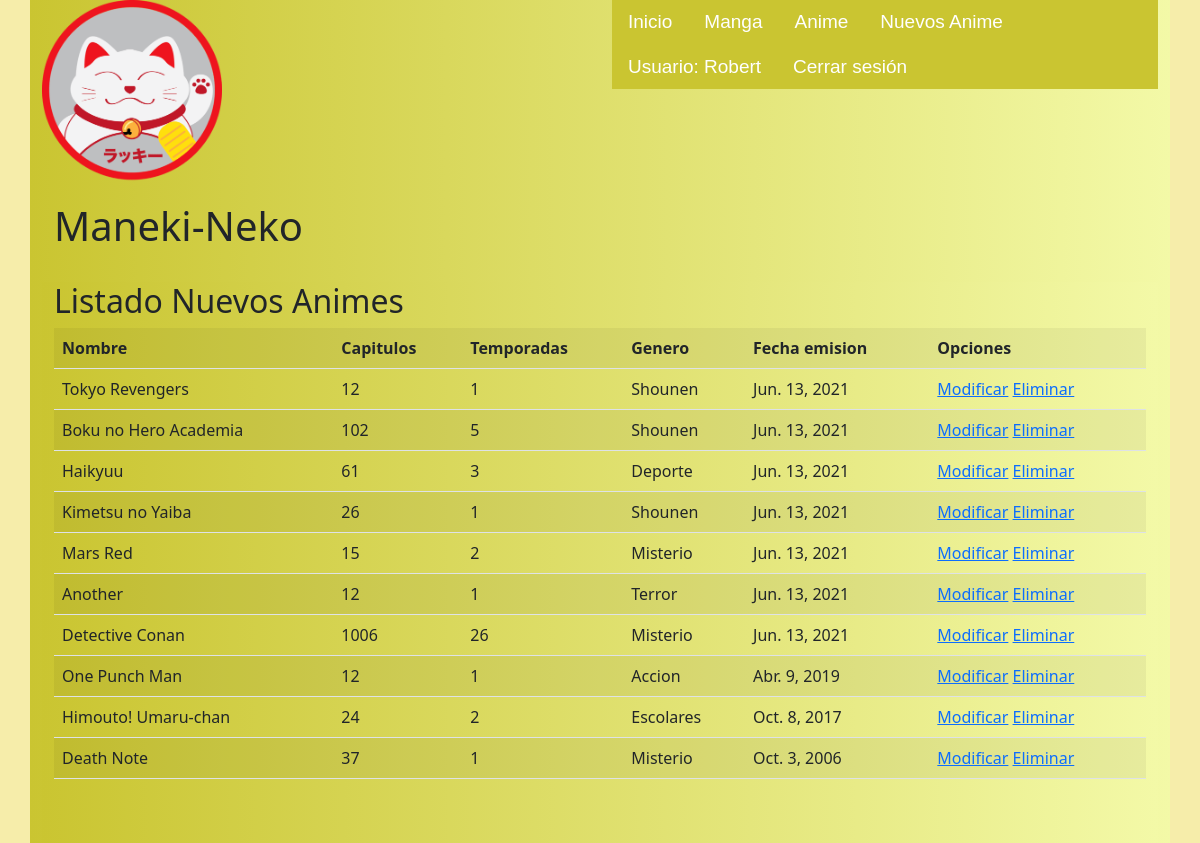
/listado-anime/ (signed in), run on the app's committed database.
### core/models.py (models this page shows, shortened)
class Anime(models.Model):
    nombre = models.CharField(max_length=200)
    capitulos = models.IntegerField(verbose_name="Capítulos")
    temporadas = models.IntegerField()
    genero = models.ForeignKey(Genero, on_delete=models.CASCADE)
    sinopsis = models.TextField(null=True, blank=True)
    fecha_emision = models.DateField()
    imagen = models.ImageField(null=True, blank=True)

class Genero(models.Model):
    nombre = models.CharField(max_length=80)
    def __str__(self):
        return self.nombre

### core/views.py (the view)
# urls.py: path('listado-anime/', listado_anime, name="listado_anime"),
def listado_anime(request):
    anime = Anime.objects.all()
    data = {
        'anime':anime
    }
    return render(request, 'core/listado_anime.html', data)

### core/templates/core/listado_anime.html (shortened to what this page needs)
<!doctype html>
<html lang="es">
<head>
    {% load static %}
    <link rel="stylesheet" href="https://cdnjs.cloudflare.com/ajax/libs/font-awesome/5.15.2/css/all.min.css" />
    <link href="https://cdn.jsdelivr.net/npm/bootstrap@5.0.0-beta3/dist/css/bootstrap.min.css" rel="stylesheet">
    <link rel="stylesheet" href="{% static 'core/css/anime.css'%}">
</head>
<body>
    <div class="container">
        <div class="row">
            <div class="col-sm">
                <a href="{% url 'home' %}">
                    <img src="{% static 'core/img/logo-manga.png' %}" alt="LOGO_FORO" style="width: 180px;">
                </a>
                <div class="col-md-6 text-center" style="margin-top: auto; margin-bottom: auto;">
                    <h1>Maneki-Neko</h1>
                </div>
            </div>
            <div class="col-sm">
                <ul class="nav">
                    <li class="nav-item">
                        <a class="nav-link Inicio" aria-current="page" href="{% url 'home' %}">Inicio</a>
                    </li>
                    <li class="nav-item">
                        <a class="nav-link" href="{% url 'manga' %}">Manga</a>
                    </li>
                    <li class="nav-item">
                        <a class="nav-link" href="{% url 'anime' %}">Anime</a>
                    </li>
                    <li class="nav-item">
                        <a class="nav-link" href="{% url 'nuevo_anime' %}">Nuevos Anime</a>
                    </li>
                    {% if user.is_authenticated %}
                    <li class="nav-item">
                        <a class="nav-link" href="#">Usuario: {{ user.username }}</a>
                    </li>
                    <li class="nav-item">
                        <a class="nav-link" href="{% url 'logout'%}">Cerrar sesión</a>
                    </li>
                    {% else %}
                    <li class="nav-item">
                        <a class="nav-link" href="{% url 'login' %}">Iniciar Sesion</a>
                    </li>
                    {% endif %}
                </ul>
            </div>
        </div>
        <br>
        <div class="container">
            <h2>Listado Nuevos Animes</h2>
            <table class="table table-striped">
                <tr>
                    <th>Nombre</th>
                    <th>Capitulos</th>
                    <th>Temporadas</th>
                    <th>Genero</th>
                    <th>Fecha emision</th>
                    <th>Opciones</th>
                </tr>
                {% for a in anime %}
                <tr>
                    <td>{{ a.nombre }}</td>
                    <td>{{ a.capitulos }}</td>
                    <td>{{ a.temporadas }}</td>
                    <td>{{ a.genero }}</td>
                    <td>{{ a.fecha_emision }}</td>
                    <td>
                        <a href="{% url 'modificar_anime' a.id %}">Modificar</a>
                        <a href="#" onclick="confirmarEliminacion({{a.id}})">Eliminar</a>
                    </td>
                </tr>
                {% endfor %}
        </div>
        <br><br>
</body>
</html>

### core/static/core/css/anime.css (style rules this page uses)
body { background-color: #f6edaa; }
.container { background: #CAC531; background: -webkit-linear-gradient(to right, #F3F9A7, #CAC531); background: linear-gradient(to left, #F3F9A7, #CAC531); }
.nav { background-color: #CAC531; ; }
.nav-link { font-size: 19px; font-family: Arial; color: white; }

### data on the page
Anime: nombre "Tokyo Revengers", capitulos "12", temporadas "1", genero "Shounen", fecha_emision "Jun. 13, 2021"
Anime: nombre "Boku no Hero Academia", capitulos "102", temporadas "5", genero "Shounen", fecha_emision "Jun. 13, 2021"
Anime: nombre "Haikyuu", capitulos "61", temporadas "3", genero "Deporte", fecha_emision "Jun. 13, 2021"
Anime: nombre "Kimetsu no Yaiba", capitulos "26", temporadas "1", genero "Shounen", fecha_emision "Jun. 13, 2021"
Anime: nombre "Mars Red", capitulos "15", temporadas "2", genero "Misterio", fecha_emision "Jun. 13, 2021"
Anime: nombre "Another", capitulos "12", temporadas "1", genero "Terror", fecha_emision "Jun. 13, 2021"
Anime: nombre "Detective Conan", capitulos "1006", temporadas "26", genero "Misterio", fecha_emision "Jun. 13, 2021"
Anime: nombre "One Punch Man", capitulos "12", temporadas "1", genero "Accion", fecha_emision "Abr. 9, 2019"
Anime: nombre "Himouto! Umaru-chan", capitulos "24", temporadas "2", genero "Escolares", fecha_emision "Oct. 8, 2017"
Anime: nombre "Death Note", capitulos "37", temporadas "1", genero "Misterio", fecha_emision "Oct. 3, 2006"

### other printed values
{{ user.username }} "Robert"
